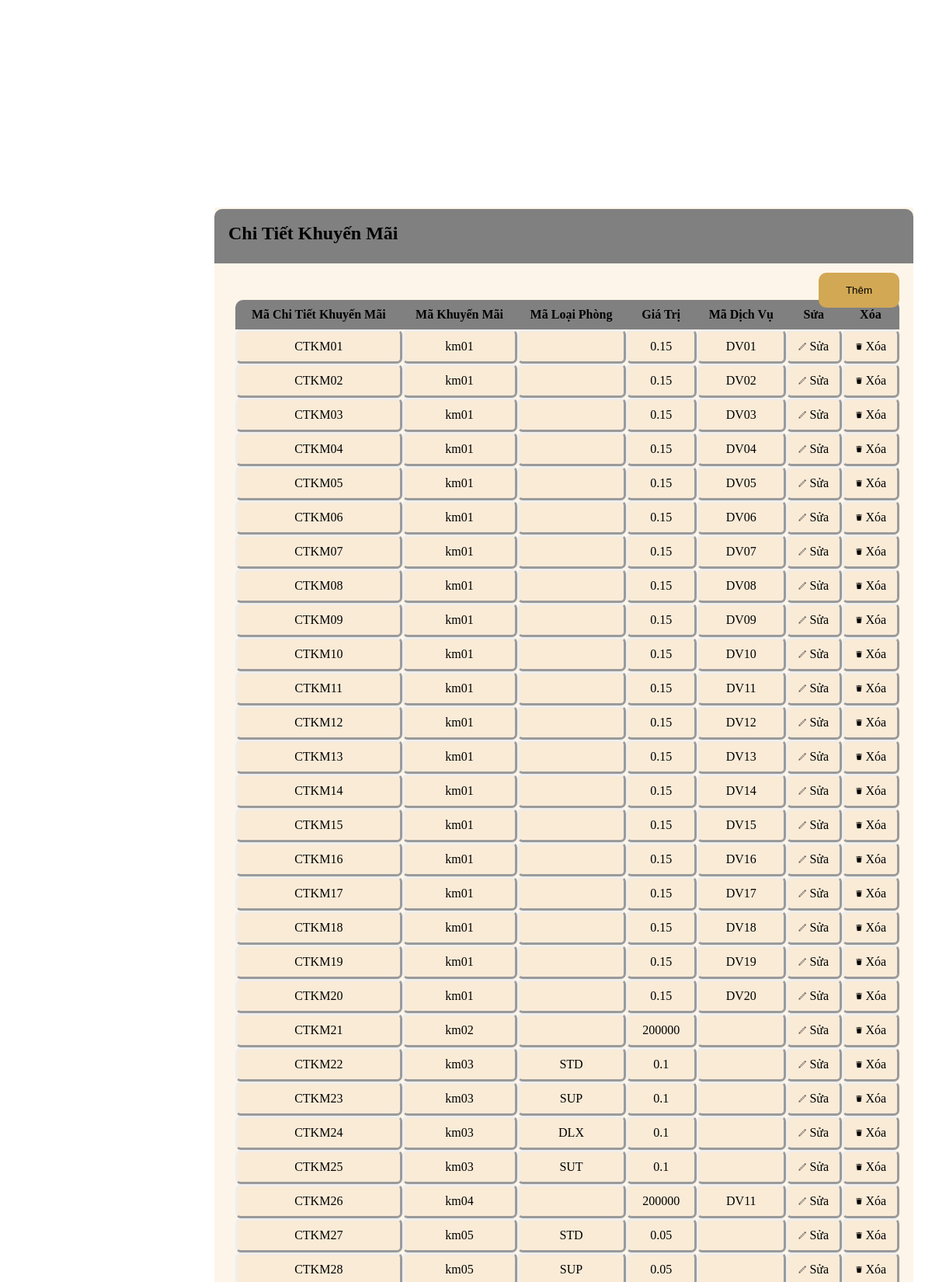
/quantri/admin/admin_ctkm.php (upper part), run on the app's committed database.
### tables this page shows
create table CHITIETKHUYENMAI(
    MA_CTKM varchar(10) primary key not null,
    MA_KM varchar(10),
    foreign key (MA_KM) references KHUYENMAI(MA_KM),
    GIATRI float not null,
    MA_LOAIPHONG varchar(3),
    foreign key (MA_LOAIPHONG) references LOAIPHONG(MA_LOAIPHONG),
    MA_DV varchar(10),
    foreign key (MA_DV) references DICHVU(MA_DV)
);

### quantri/admin/admin_ctkm.php (the view, shortened to what this page needs)
<?php
$link=new mysqli("localhost", "root","","khachsan");
$sql="select * from CHITIETKHUYENMAI";
$result=$link->query($sql);
?>
  <div class="layout_danhmuc">
    <div class="danhmuc"><h2 style="margin: 2% 0 0 2%"> Chi Tiết Khuyến Mãi </h2>
      <a href='index_menu_admin.php?pid=34'><button>Thêm</button> </a>
      <table>
         <tr>
    <th style="border-radius: 10px 0 0 0" >Mã Chi Tiết Khuyến Mãi</th>
    <th> Mã Khuyến Mãi</th>
    <th> Mã Loại Phòng</th>
    <th> Giá Trị </th>
    <th> Mã Dịch Vụ </th>
    <th> Sửa </th>
    <th style="border-radius: 0 10px 0 0">Xóa</th>
         </tr>
   <?php
while ($row=$result->fetch_assoc())
{
   ?>
<tr align="center" >
<td> <?php echo $row["MA_CTKM"];?> </td>
    <td> <?php echo $row["MA_KM"];?> </td>
    <td> <?php echo $row["MA_LOAIPHONG"];?></td>
    <td> <?php echo $row["GIATRI"];?></td>
    <td> <?php echo $row["MA_DV"];?></td>
    <td><a href="index_menu_admin.php?pid=44&&MA_CTKM=<?php echo $row['MA_CTKM']; ?>&&ma_dv=<?php echo $row['MA_DV']; ?>&&ma_lp=<?php echo $row['MA_LOAIPHONG']; ?>"><img src="../img/icon/edit.png"  width="10px" height="10px"> Sửa</a></td>
    <td><a onclick="return confirm('Bạn có chắc chắn muốn xóa?');" href="control/ctrl_xoa_ctkm.php?MA_CTKM=<?php echo $row['MA_CTKM']; ?>"><img src="../img/icon/delete.png" width="10px" height="10px"> Xóa</a></td>
</tr>
     <?php
 }
      ?>
</table>
</div>
</div>

### quantri/admin/admin_ctkm.php (style rules this page uses)
.layout_danhmuc { width: 75%; position: absolute; background-color: rgb(253, 245, 233); right:2%; top:10%; height: 2400px; }
.danhmuc { width: 100%; height: 70px; background-color: gray; border-radius: 10px 10px 0 0; position: absolute; top:2px; }
button { padding: 15px 35px; position: absolute; right: 2%; top: 82px; border: none; background-color: rgb(210, 168, 84); border-radius: 10px; cursor: pointer; }
table { width: 95%; margin: 8% 10% 0 3%; border-radius: 10px; border-spacing: 0; border-collapse: separate; border-radius: 7px; }
th { background-color: gray; padding: 10px; }
td { background-color:antiquewhite; border-style:outset; padding: 10px; border-radius: 7px; }
a { text-decoration: none; color: black; }

### data on the page
chitietkhuyenmai: MA_CTKM "CTKM01", MA_KM "km01", GIATRI "0.15", MA_DV "DV01"
chitietkhuyenmai: MA_CTKM "CTKM02", MA_KM "km01", GIATRI "0.15", MA_DV "DV02"
chitietkhuyenmai: MA_CTKM "CTKM03", MA_KM "km01", GIATRI "0.15", MA_DV "DV03"
chitietkhuyenmai: MA_CTKM "CTKM04", MA_KM "km01", GIATRI "0.15", MA_DV "DV04"
chitietkhuyenmai: MA_CTKM "CTKM05", MA_KM "km01", GIATRI "0.15", MA_DV "DV05"
chitietkhuyenmai: MA_CTKM "CTKM06", MA_KM "km01", GIATRI "0.15", MA_DV "DV06"
chitietkhuyenmai: MA_CTKM "CTKM07", MA_KM "km01", GIATRI "0.15", MA_DV "DV07"
chitietkhuyenmai: MA_CTKM "CTKM08", MA_KM "km01", GIATRI "0.15", MA_DV "DV08"
chitietkhuyenmai: MA_CTKM "CTKM09", MA_KM "km01", GIATRI "0.15", MA_DV "DV09"
chitietkhuyenmai: MA_CTKM "CTKM10", MA_KM "km01", GIATRI "0.15", MA_DV "DV10"
chitietkhuyenmai: MA_CTKM "CTKM11", MA_KM "km01", GIATRI "0.15", MA_DV "DV11"
chitietkhuyenmai: MA_CTKM "CTKM12", MA_KM "km01", GIATRI "0.15", MA_DV "DV12"
chitietkhuyenmai: MA_CTKM "CTKM13", MA_KM "km01", GIATRI "0.15", MA_DV "DV13"
chitietkhuyenmai: MA_CTKM "CTKM14", MA_KM "km01", GIATRI "0.15", MA_DV "DV14"
chitietkhuyenmai: MA_CTKM "CTKM15", MA_KM "km01", GIATRI "0.15", MA_DV "DV15"
chitietkhuyenmai: MA_CTKM "CTKM16", MA_KM "km01", GIATRI "0.15", MA_DV "DV16"
chitietkhuyenmai: MA_CTKM "CTKM17", MA_KM "km01", GIATRI "0.15", MA_DV "DV17"
chitietkhuyenmai: MA_CTKM "CTKM18", MA_KM "km01", GIATRI "0.15", MA_DV "DV18"
chitietkhuyenmai: MA_CTKM "CTKM19", MA_KM "km01", GIATRI "0.15", MA_DV "DV19"
chitietkhuyenmai: MA_CTKM "CTKM20", MA_KM "km01", GIATRI "0.15", MA_DV "DV20"
chitietkhuyenmai: MA_CTKM "CTKM21", MA_KM "km02", GIATRI "200000"
chitietkhuyenmai: MA_CTKM "CTKM22", MA_KM "km03", MA_LOAIPHONG "STD", GIATRI "0.1"
chitietkhuyenmai: MA_CTKM "CTKM23", MA_KM "km03", MA_LOAIPHONG "SUP", GIATRI "0.1"
chitietkhuyenmai: MA_CTKM "CTKM24", MA_KM "km03", MA_LOAIPHONG "DLX", GIATRI "0.1"
chitietkhuyenmai: MA_CTKM "CTKM25", MA_KM "km03", MA_LOAIPHONG "SUT", GIATRI "0.1"
chitietkhuyenmai: MA_CTKM "CTKM26", MA_KM "km04", GIATRI "200000", MA_DV "DV11"
chitietkhuyenmai: MA_CTKM "CTKM27", MA_KM "km05", MA_LOAIPHONG "STD", GIATRI "0.05"
chitietkhuyenmai: MA_CTKM "CTKM28", MA_KM "km05", MA_LOAIPHONG "SUP", GIATRI "0.05"
